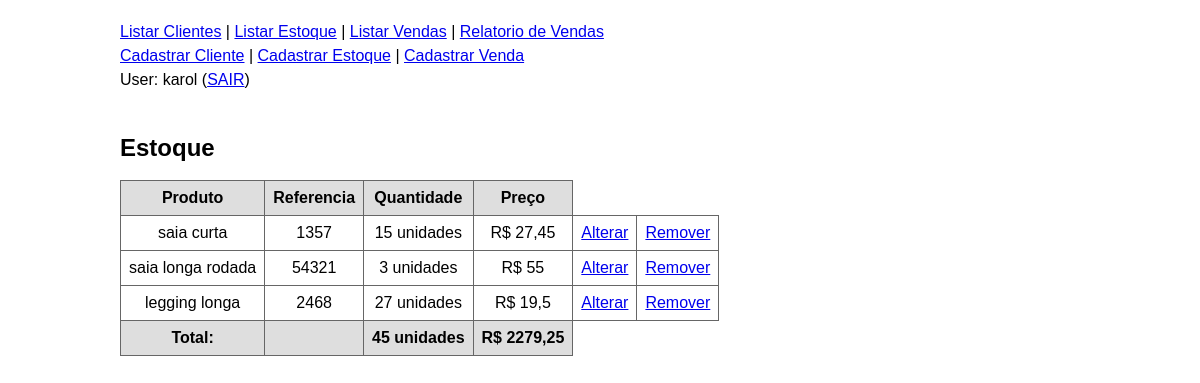
Screenshot of /index.php/estoque/listar/ (signed in) with the database file from the repository.
### tables this page shows
CREATE TABLE estoque (
	id int NOT NULL auto_increment,
	nome_produto varchar(255) NOT NULL,
	preco_produto float NOT NULL,
	quantidade_produto int NOT NULL,
	referencia varchar(255) NOT NULL,
	UNIQUE (nome_produto),
	PRIMARY KEY (id)
);

### controle/rotas.php (called while the page is built, shortened)
<?php
    function montar_include($pasta, $arquivo) {
        return TEMPLATES.'/'.$pasta.'/'.$arquivo.'.php';
    }
    function mostrar_conteudo() {
        $uri = $_SERVER['REQUEST_URI'];
        $uri = explode('?', $uri);
        $uri = $uri[0];
        $uri = rtrim($uri, '/');
        $partes = explode('/', $uri);
        if(count($partes) >= 5) {
            $arquivo = array_pop($partes);
            $pasta = array_pop($partes);
        } else {
            $pasta = 'estoque';
            $arquivo = 'listar';
        }
        $caminho = montar_include($pasta, $arquivo);
        include_once($caminho);
    }
?>

### controle/banco.php (called while the page is built, shortened)
<?php
    function select_all($tabela, $where=''){
        $sql = 'SELECT * from '.$tabela.' '.$where.';';
        $resultado = mysql_query($sql);
        $objetos = array();
        while($row = mysql_fetch_assoc($resultado)){
            $objetos[] = $row;
        }
        return $objetos;
    }
?>

### controle/functions.php (called while the page is built, shortened)
<?php
	function reverter_float($dados){
		$dados = str_replace('.', ',', $dados);
		return $dados;
	}
?>

### templates/Estoque/listar.php (the view)
<br /><br />
<h2>Estoque</h2>
<table class='lista'>
	<tr>
		<th>Produto</th>
		<th>Referencia</th>
		<th>Quantidade</th>
		<th>Preço</th>
	</tr>
<?php
	$quantidade_total = 0;
	$soma_preco = 0;
	$estoque = select_all('estoque');
	foreach ($estoque as $produto):
		$quantidade_total += $produto['quantidade_produto'];
		$soma_preco += $quantidade_total*$produto['preco_produto'];
?>
	<tr>
		<td><?php echo $produto['nome_produto']; ?></td>
		<td><?php echo $produto['referencia']; ?></td>
		<td><?php echo $produto['quantidade_produto'].' unidades'; ?></td>
		<td><?php echo 'R$ '.reverter_float($produto['preco_produto']); ?></td>
		<td><a href='/<?php echo BASE; ?>/index.php/estoque/alterar/?id=<?php echo $produto['id']; ?>'>Alterar</a></td>
		<td><a href='/<?php echo BASE; ?>/index.php/estoque/remover/?id=<?php echo $produto['id']; ?>'>Remover</a></td>
	</tr>
<?php
    endforeach;
?>
	<th>Total:</th>
	<th></th>
	<th><?php echo $quantidade_total.' unidades'; ?></th>
	<th><?php echo 'R$ '.reverter_float($soma_preco); ?></th>
</table>

### index.php (shortened to what this page needs)
<?php include_once('controle/rotas.php'); ?>
<!DOCTYPE html>
<html>
    <head>
    	<link rel="stylesheet" type="text/css" href="/<?php echo BASE?>/estaticos/estilo.css">
    </head>
    <body>
        <?php
            include_once(TEMPLATES.'/geral/menu.php');
        	mostrar_conteudo();
        ?>
    </body>
</html>

### templates/geral/menu.php
<a href='/<?php echo BASE; ?>/index.php/clientes/listar/'>Listar Clientes</a> |
<a href='/<?php echo BASE; ?>/index.php/estoque/listar/'>Listar Estoque</a> |
<a href='/<?php echo BASE; ?>/index.php/vendas/listar/'>Listar Vendas</a> |
<a href='/<?php echo BASE; ?>/index.php/vendas/relatorio/'>Relatorio de Vendas</a>
<br />
<a href='/<?php echo BASE; ?>/index.php/clientes/cadastrar/'>Cadastrar Cliente</a> |
<a href='/<?php echo BASE; ?>/index.php/estoque/cadastrar/'>Cadastrar Estoque</a> |
<a href='/<?php echo BASE; ?>/index.php/vendas/cadastrar/'>Cadastrar Venda</a>
<br />
User: <?php echo $_SESSION['login'].' '?>(<a href='<?php echo '/'.BASE.'/logout.php/'; ?>'>SAIR</a>)

### estaticos/estilo.css (style rules this page uses)
body { width: 960px; margin: 0 auto; font: normal 16px/24px "Lucida Grande", Arial, Ubuntu, sans-serif; padding: 20px 20px 0; }
table.lista { border-width: 1px; border-color: #666666; border-collapse: collapse; }
table.lista th { border-width: 1px; padding: 8px; border-style: solid; border-color: #666666; background-color: #dedede; }
table.lista td { text-align: center; border-width: 1px; padding: 8px; border-style: solid; border-color: #666666; background-color: #ffffff; }

### rows the page displays
estoque: nome_produto "saia curta", referencia "1357", quantidade_produto "15", preco_produto "27,45"
estoque: nome_produto "saia longa rodada", referencia "54321", quantidade_produto "3", preco_produto "55"
estoque: nome_produto "legging longa", referencia "2468", quantidade_produto "27", preco_produto "19,5"

### other values shown
$_SESSION['login'] "karol"
$quantidade_total "45"
reverter_float($soma_preco) "2279,25"
